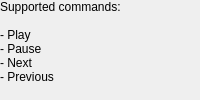
<?xml version="1.0" encoding="UTF-8"?>
<ui version="4.0">
 <class>ConfigWidget</class>
 <widget class="QWidget" name="ConfigWidget">
  <layout class="QVBoxLayout">
   <property name="leftMargin">
    <number>0</number>
   </property>
   <property name="topMargin">
    <number>0</number>
   </property>
   <property name="rightMargin">
    <number>0</number>
   </property>
   <property name="bottomMargin">
    <number>0</number>
   </property>
   <item>
    <widget class="QLabel" name="label">
     <property name="text">
      <string>Supported commands:

- Play
- Pause
- Next
- Previous</string>
     </property>
     <property name="textFormat">
      <enum>Qt::TextFormat::MarkdownText</enum>
     </property>
     <property name="wordWrap">
      <bool>true</bool>
     </property>
    </widget>
   </item>
   <item>
    <spacer name="verticalSpacer">
     <property name="orientation">
      <enum>Qt::Orientation::Vertical</enum>
     </property>
     <property name="sizeHint" stdset="0">
      <size>
       <width>0</width>
       <height>0</height>
      </size>
     </property>
    </spacer>
   </item>
  </layout>
 </widget>
 <resources/>
 <connections/>
</ui>
